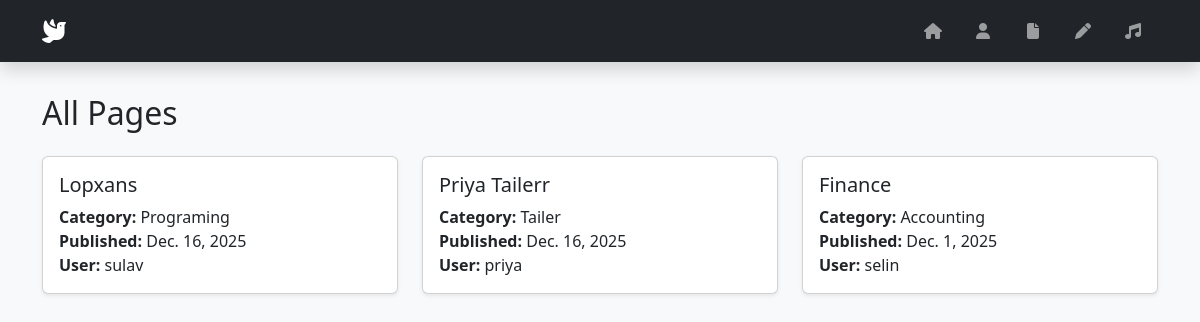
/page/, run on the app's committed database.
### app/models.py (models this page shows)
class Page(models.Model):
    user = models.OneToOneField(User, on_delete=models.CASCADE, related_name='my_page')
    name = models.CharField('Page Name', max_length=255)
    category = models.CharField('Page Category', max_length=255)
    published = models.DateField('Page Published Date')

### app/views.py (the view)
# urls.py: path('page/', page, name='page'),
def page(request):
    page = Page.objects.all()
    return render(request, 'app/page.html', {'page': page})

### app/templates/app/page.html
{% extends 'base.html' %}
{% block content %}
<h2 class="mb-4">All Pages</h2>
<div class="row">
    {% for p in page %}
    <div class="col-md-4 mb-4">
        <div class="card shadow-sm">
            <div class="card-body">
                <h5 class="card-title">{{ p.name }}</h5>
                <p class="card-text">
                    <strong>Category:</strong> {{ p.category }} <br>
                    <strong>Published:</strong> {{ p.published }} <br>
                    <strong>User:</strong> {{ p.user.username }}
                </p>
            </div>
        </div>
    </div>
    {% empty %}
    <p>No pages available.</p>
    {% endfor %}
</div>
{% endblock %}

### app/templates/base.html (shortened to what this page needs)
<!DOCTYPE html>
<html lang="en">
<head>
<link href="https://cdn.jsdelivr.net/npm/bootstrap@5.3.2/dist/css/bootstrap.min.css" rel="stylesheet">
<link rel="stylesheet" href="https://cdnjs.cloudflare.com/ajax/libs/font-awesome/6.5.0/css/all.min.css">
</head>
<body>
<nav class="navbar navbar-expand-lg navbar-dark bg-dark fixed-top shadow">
    <div class="container">
        <a class="navbar-brand" href="{% url 'home' %}"><i class="fa-solid fa-dove"></i></a>
        <div class="collapse navbar-collapse" id="navbarNav">
            <ul class="navbar-nav ms-auto">
                <li class="nav-item">
                    <a class="nav-link" href="{% url 'home' %}">
                        <i class="fa-solid fa-house"></i>
                    </a>
                </li>
                <li class="nav-item">
                    <a class="nav-link" href="{% url 'user' %}">
                        <i class="fa-solid fa-user"></i>
                    </a>
                </li>
                <li class="nav-item">
                    <a class="nav-link" href="{% url 'page' %}">
                        <i class="fa-solid fa-file"></i>
                    </a>
                </li>
                <li class="nav-item">
                    <a class="nav-link" href="{% url 'post' %}">
                        <i class="fa-solid fa-pen"></i>
                    </a>
                </li>
                <li class="nav-item">
                    <a class="nav-link" href="{% url 'song' %}">
                        <i class="fa-solid fa-music"></i>
                    </a>
                </li>
            </ul>
        </div>
    </div>
</nav>
<div class="container mt-4">
    {% block content %}
    {% endblock %}
</div>
</body>
</html>

### app/templates/base.html (style rules this page uses)
body { padding-top: 70px; background-color: #f8f9fa; }
.navbar-brand { font-weight: bold; font-size: 1.5rem; }
.nav-link { position: relative; width: 50px; text-align: center; padding: 0.5rem 0.5rem; }
.nav-link i { transition: transform 0.2s; }

### data on the page
Page: name "Lopxans", category "Programing", published "Dec. 16, 2025", user.username "sulav"
Page: name "Priya Tailerr", category "Tailer", published "Dec. 16, 2025", user.username "priya"
Page: name "Finance", category "Accounting", published "Dec. 1, 2025", user.username "selin"
